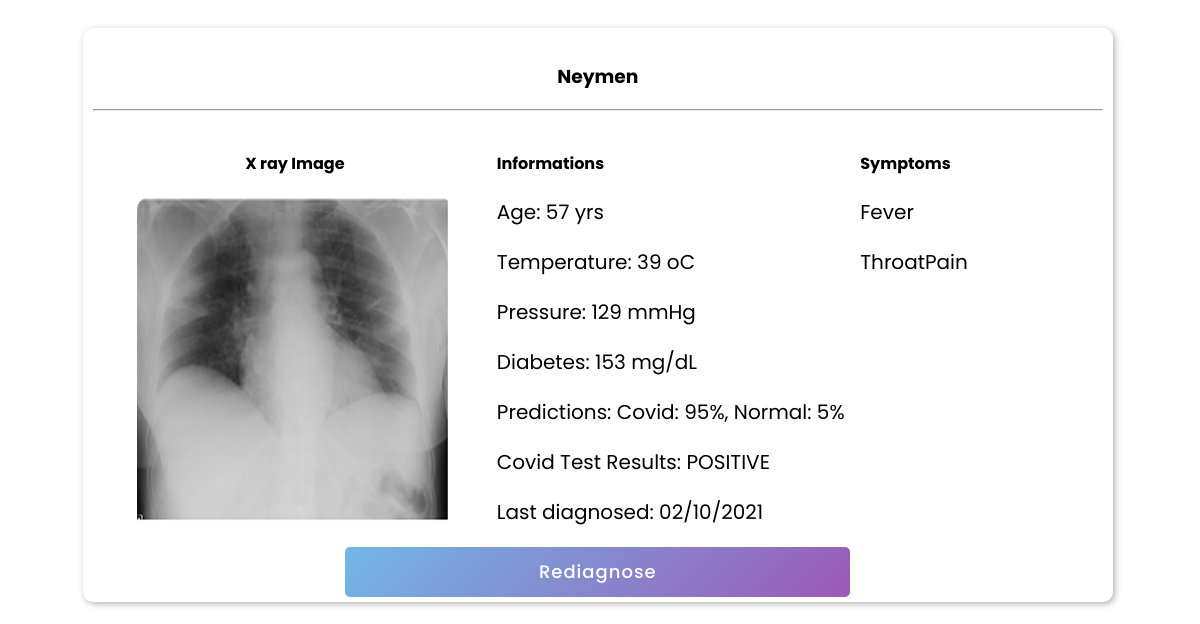
The page /records/33299 on the database its author committed.
### app.py (models this page shows, shortened)
class Diagnosis(db.Model):
	_id = db.Column(db.Integer, primary_key=True)
	patient_id = db.Column(db.Integer, unique=True)
	name = db.Column(db.String(100))
	conditions = db.Column(db.Text(200))
	image = db.Column(db.String(20))
	date_diagnosed = db.Column(db.String(20), default=datetime.now().strftime("%d/%m/%Y %H:%M"))
	test_results = db.Column(db.String(20))
	status = db.Column(db.String(20))
	"""docstring for Diagnosis"""

### app.py (the view)
@app.route('/records/<int:pid>', methods=['GET'])
def details(pid):
	patient_details = Diagnosis.query.filter_by(patient_id=int(pid)).first()
	if patient_details:
		return render_template("patient_details.html", details={"patient_name": patient_details.name, "patient_id":patient_details.patient_id, \
			"conditions": ast.literal_eval(patient_details.conditions), "date": patient_details.date_diagnosed.split(" ")[0], \
			"image": patient_details.image, "results": ast.literal_eval(patient_details.test_results), "status": patient_details.status})
	return jsonify({"":""})

### templates/patient_details.html (shortened to what this page needs)
<!DOCTYPE html>
<head>
    <link rel="stylesheet" type="text/css" href="../static/css/details.css">
</head>
<body>
    {% if details %}
    <div class="details-container">
        <div class="details-wrapper">
            <div class="patient-name">
                <h3>{{details.patient_name}}</h3>
                <hr>
            </div>
            <div class="details-section">
                <div class="image-wrapper">
                    <div class="xray">
                        <h4>X ray Image</h4>
                    </div>
                    <img src="../static/images/{{details.image}}">
                </div>
                <div class="patient-full-details">
                    <div class="comps-div">
                        <div class="comp-title">
                            <h4>Informations</h4>
                        </div>
                        <div class="ps">
                            <p>Age: {{details.conditions.age}} yrs</p>
                        </div>
                        <div class="ps">
                            <p>Temperature: {{details.conditions.temperature}} oC</p>
                        </div>
                        <div class="ps">
                            <p>Pressure: {{details.conditions.pressure}} mmHg</p>
                        </div>
                        <div class="ps">
                            <p>Diabetes: {{details.conditions.diabetes}} mg/dL</p>
                        </div>
                        <div class="ps">
                            <p>Predictions: Covid: {{details.results['Covid']}}%, Normal: {{details.results['Normal']}}% </p>
                        </div>
                        <div class="ps">
                            <p class="cov-p">Covid Test Results: {{details.status}}</p>
                        </div>
                        <div class="ps">
                            <p class="cov-p">Last diagnosed: {{details.date}}</p>
                        </div>
                    </div>
                    <div class="symp-div">
                        <div class="symp-title">
                            <h4>Symptoms</h4>
                        </div>
                        {% if details.conditions.symptoms %}
                            {% for symp in details.conditions.symptoms %}
                                <div class="">
                                    <p>{{symp}}</p>
                                </div>
                            {% endfor %}
                        {% else %}
                           <div class="">
                                <p>None</p>
                            </div>
                        {% endif %}
                    </div>
                </div>
            </div>
                <a href="/update/{{details.patient_id}}">
                    <button class="button">
                        Rediagnose
                    </button>
                </a>
        </div>
    </div>
    {% endif %}
</body>

### static/css/details.css (style rules this page uses)
* { box-sizing: border-box; font-family: poppins, sans-serif; }
html, body { height: 100%; text-align: center; width: auto; padding: 10px 10px; }
.details-container { height: auto; width: 90%; border-radius: 10px; padding: 5px 10px; margin-bottom: 10px; box-shadow: 2px 2px 6px 0px rgba(0,0,0,0.3); position: relative; margin-left: 55px; align-self: center; }
.details-wrapper .patient-name { width: 100%; justify-content: center; align-items: center; padding: 10px 0px; }
.details-section { display: flex; width: 100%; height: auto; padding: 0px 0px; justify-content: space-between; }
.image-wrapper { height: 100%; width: 40%; }
.xray { width: 100%; justify-content: center; align-items: center; padding: 0px 0px; }
.details-section .image-wrapper img { height: 335px; width: 315px; border-radius: 13px; }
.patient-full-details { height: 100%; width: 60%; display: flex; }
.comps-div { width: 60%; }
.comp-title { width: 100%; justify-content: center; align-items: center; padding: 0px 0px; text-align: left; }
.comps-div .ps { width: 100%; position: relative; }
.comps-div p { font-size: 20px; text-align: left; }
.symp-div { width: 40%; }
.symp-title { width: 100%; justify-content: center; align-items: center; padding: 0px 0px; text-align: left; }
.symp-div p { font-size: 20px; text-align: left; }
.button { height: 50px; width: 50%; border-radius: 5px; border: none; color: #fff; font-size: 18px; font-weight: 500; letter-spacing: 1px; cursor: pointer; transition: all 0.3s ease; background: linear-gradient(135deg, #71b7e6, #9b59b6); }

### rows shown on the page
Diagnosis: patient_name "Neymen", image (picture), status "POSITIVE"

### other values the page prints
{{ details.conditions.age }} "57"
{{ details.conditions.temperature }} "39"
{{ details.conditions.pressure }} "129"
{{ details.conditions.diabetes }} "153"
{{ details.results['Covid'] }} "95"
{{ details.results['Normal'] }} "5"
{{ details.date }} "02/10/2021"
{{ symp }} "Fever" "ThroatPain"
